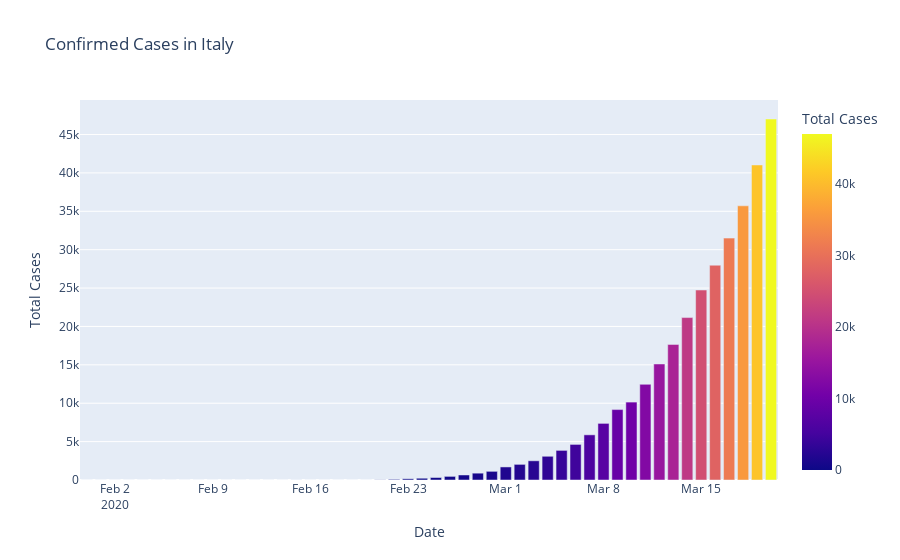

The code cell stored with this chart in its notebook:
### Code cell
fig=xp.bar(dbd_Italy,x='Date',y='Total Cases',color='Total Cases',title='Confirmed Cases in Italy')
fig.show()
fig=xp.bar(dbd_korea,x='Date',y='Total Cases',color='Total Cases',title='Confirmed Cases in korea')
fig.show()
fig=xp.bar(dbd_wuhan,x='Date',y='Total Cases',color='Total Cases',title='Confirmed Cases in Wuhan')
fig.show()

### Figure 1 — Plotly figure (JSON) as saved in the notebook; plotly's stock layout.template omitted (floating-point values rounded to 4 significant figures)
{"data": [{"alignmentgroup": "True", "hovertemplate": "Date=%{x}<br>Total Cases=%{marker.color}<extra></extra>", "legendgroup": "", "marker": {"color": [2, 2, 2, 2, 2, 2, 3, 3, 3, 3, 3, 3, 3, 3, 3, 3, 3, 3, 3, 3, 3, 3, 20, 79, 157, 229, 323, 470, 655, 889, 1128, 1701, 2036, 2502, 3089, 3858, 4636, 5883, 7375, 9172, 10149, 12462, 15113, 17660, 21157, 24747, 27980, 31506, 35713, 41035, 47021], "coloraxis": "coloraxis"}, "name": "", "offsetgroup": "", "orientation": "v", "showlegend": false, "textposition": "auto", "type": "bar", "x": ["2020-01-31T00:00:00", "2020-02-01T00:00:00", "2020-02-02T00:00:00", "2020-02-03T00:00:00", "2020-02-04T00:00:00", "2020-02-05T00:00:00", "2020-02-06T00:00:00", "2020-02-07T00:00:00", "2020-02-08T00:00:00", "2020-02-09T00:00:00", "2020-02-10T00:00:00", "2020-02-11T00:00:00", "2020-02-12T00:00:00", "2020-02-13T00:00:00", "2020-02-14T00:00:00", "2020-02-15T00:00:00", "2020-02-15T00:00:00", "2020-02-16T00:00:00", "2020-02-17T00:00:00", "2020-02-18T00:00:00", "2020-02-19T00:00:00", "2020-02-20T00:00:00", "2020-02-21T00:00:00", "2020-02-22T00:00:00", "2020-02-23T00:00:00", "2020-02-24T00:00:00", "2020-02-25T00:00:00", "2020-02-26T00:00:00", "2020-02-27T00:00:00", "2020-02-28T00:00:00", "2020-02-29T00:00:00", "2020-03-01T00:00:00", "2020-03-02T00:00:00", "2020-03-03T00:00:00", "2020-03-04T00:00:00", "2020-03-05T00:00:00", "2020-03-06T00:00:00", "2020-03-07T00:00:00", "2020-03-08T00:00:00", "2020-03-09T00:00:00", "2020-03-10T00:00:00", "2020-03-11T00:00:00", "2020-03-12T00:00:00", "2020-03-13T00:00:00", "2020-03-14T00:00:00", "2020-03-15T00:00:00", "2020-03-16T00:00:00", "2020-03-17T00:00:00", "2020-03-18T00:00:00", "2020-03-19T00:00:00", "2020-03-20T00:00:00"], "xaxis": "x", "y": [2, 2, 2, 2, 2, 2, 3, 3, 3, 3, 3, 3, 3, 3, 3, 3, 3, 3, 3, 3, 3, 3, 20, 79, 157, 229, 323, 470, 655, 889, 1128, 1701, 2036, 2502, 3089, 3858, 4636, 5883, 7375, 9172, 10149, 12462, 15113, 17660, 21157, 24747, 27980, 31506, 35713, 41035, 47021], "yaxis": "y"}], "layout": {"barmode": "relative", "coloraxis": {"colorbar": {"title": {"text": "Total Cases"}}, "colorscale": [[0, "#0d0887"], [0.1111, "#46039f"], [0.2222, "#7201a8"], [0.3333, "#9c179e"], [0.4444, "#bd3786"], [0.5556, "#d8576b"], [0.6667, "#ed7953"], [0.7778, "#fb9f3a"], [0.8889, "#fdca26"], [1, "#f0f921"]]}, "legend": {"tracegroupgap": 0}, "title": {"text": "Confirmed Cases in Italy"}, "xaxis": {"anchor": "y", "domain": [0, 1], "title": {"text": "Date"}}, "yaxis": {"anchor": "x", "domain": [0, 1], "title": {"text": "Total Cases"}}}}
